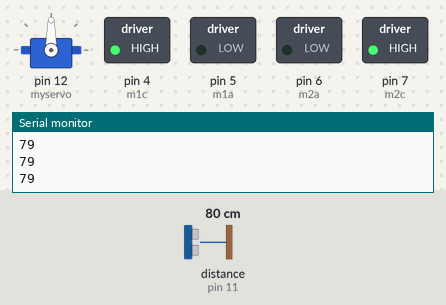
The sketch below on a simulated Arduino Uno, built with avr-gcc and run on an emulated ATmega328P. On the bench: servo, switched loads named in the sketch (green lamp = pin HIGH), the last lines printed to the serial monitor. Wiring (inferred from the names in the program): ultrasonic range finder: trigger pin 10; echo pin 11. The test bench sets the inputs (shaded band); at power-on: distance to the obstacle (sensor on pin 11) 80 cm. The echo pulse lasts 58.3 µs per cm; pins used as bus, display or sensor lines are not drawn.

Above: at 1.2 s.
1.3 s: distance to the obstacle (sensor on pin 11) set to 19 cm
2.8 s: distance to the obstacle (sensor on pin 11) set to 15 cm
At 4.2 s:
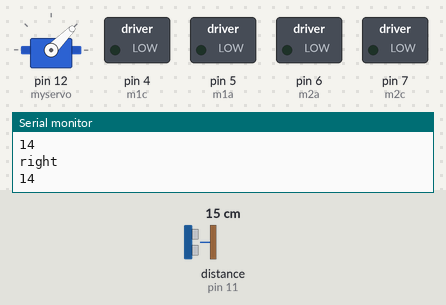
5.8 s: distance to the obstacle (sensor on pin 11) set to 18 cm
At 7.5 s:
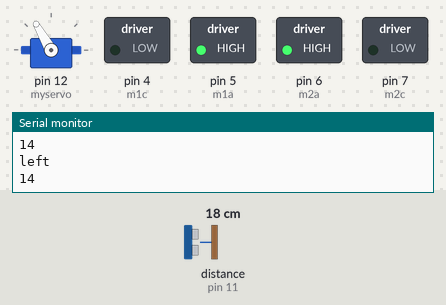
8.8 s: distance to the obstacle (sensor on pin 11) set to 2 cm
At 12.0 s:
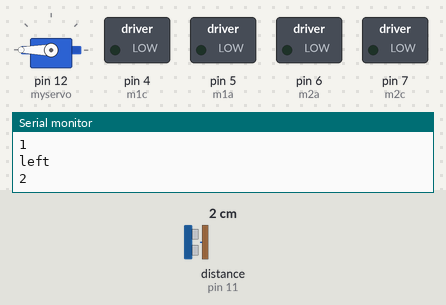
14.8 s: distance to the obstacle (sensor on pin 11) set to 35 cm
At 16.6 s:
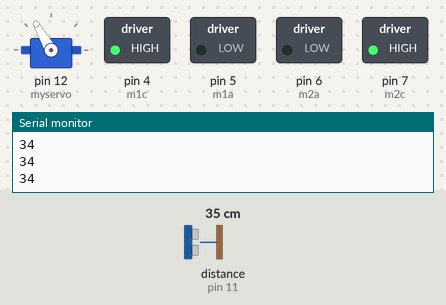
Timing chart, 0 to 17.7 s (numbered marks = the images above; inputs shaded):
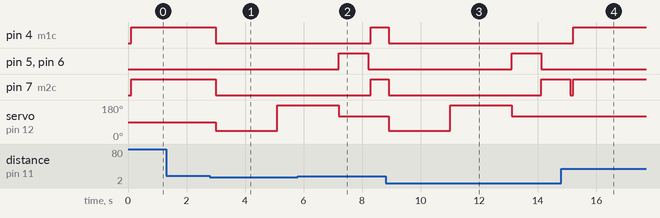

The sketch:

obstacleavoiderr.ino
```cpp
#include <Servo.h>//totally written by me not frm any web -_-
/* The car consist of arduino uno R3 board,a servo motor for rotating the ultra sonic sensor,a ultra sonic sensor for detecting obstacles,two gear motors,three wheels,L298N
motor drivers,battery pack for power supply.
*/
Servo myservo;
//for motors 2 is right 1 is left
int m1c=4;//forward motion
int m2c=7;//forward motion
int m1a=5;//backward motion
int m2a=6;//backward motion
int dist,time;
int trig=10;//trigger pin or input pin for ursensor
int echo=11;//echo pin or output pin for ursensor which recives data
int l;
int r;
int y;
int distance(){//this is the function for calculating distance between the robot and the wall using speed of sound in air with ursensor
    digitalWrite(trig,LOW);
    delayMicroseconds(2);
    digitalWrite(trig,HIGH);
    delayMicroseconds(10);
    digitalWrite(trig,LOW);
    time=pulseIn(echo,HIGH);
    dist=(time*0.0343)/2;//0.0343 is speed of sound in air
    delay(100);
    return dist;

}

void setup() {
  Serial.begin(9600);
  pinMode(trig,OUTPUT);
  pinMode(echo,INPUT);//recevie data from ur sensor
  myservo.attach(12);//attach servo motor input side to dpin 12
  pinMode(m2c,OUTPUT);
  pinMode(m1c,OUTPUT);
  pinMode(m2a,OUTPUT);
  pinMode(m1a,OUTPUT);
}

void loop() {
  int y=distance();//calculates distance and stores it in variable y using function distance
  Serial.println(y);
  if(y>15){//if distance is less than 15 cm
    digitalWrite(m1c,HIGH);
    digitalWrite(m2c,HIGH);
  }
  else{
    Serial.println("obstacle");
    Serial.println(y);
    digitalWrite(m1c,LOW);
    digitalWrite(m2c,LOW);
    myservo.write(45);
    r=distance();
    Serial.println("right");
    Serial.println(r);
    delay(2000);
    myservo.write(180);
    l=distance();
    Serial.println("left");
    Serial.println(l);
    delay(2000);
    myservo.write(120);
    digitalWrite(m2a,HIGH);
    digitalWrite(m1a,HIGH);
    delay(1000);
    digitalWrite(m2a,LOW);
    digitalWrite(m1a,LOW);
    if(l>r){//there is more space in left
      digitalWrite(m2c,HIGH);
      delay(1000);
      digitalWrite(m2c,LOW);
      }
    else if(r>l){//there is more space in right
      digitalWrite(m1c,HIGH);
      delay(1000);
      digitalWrite(m1c,LOW);


    }


}


}
```

Measured:
- the behaviour switches between 17 and 16 cm on distance to the obstacle (sensor on pin 11) (found by bisection; images 0 and 1)
- after the input at 2.8 s, pin 4 (m1c), pin 7 (m2c): HIGH → LOW after 0.20 s; servo on pin 12 (myservo): 90° → 45° after 0.20 s, → 180° 2.1 s later
- after the input at 5.8 s, pin 4 (m1c), pin 7 (m2c): LOW → HIGH after 2.5 s; servo on pin 12 (myservo): goes on until 7.2 s, then stays 120°
- after the input at 8.8 s, pin 4 (m1c): HIGH → LOW after 0.11 s; pin 5 (m1a), pin 6 (m2a): LOW → HIGH after 4.3 s, → LOW 1.0 s later; pin 7 (m2c): HIGH → LOW after 0.11 s, → HIGH 5.2 s later; servo on pin 12 (myservo): 120° → 45° after 0.11 s, → 180° 2.1 s later, → 120° 2.1 s later
- after the input at 14.8 s, pin 4 (m1c): LOW → HIGH after 0.42 s; servo on pin 12 (myservo): stays 120° (without the input it goes to 45° after 0.41 s)
